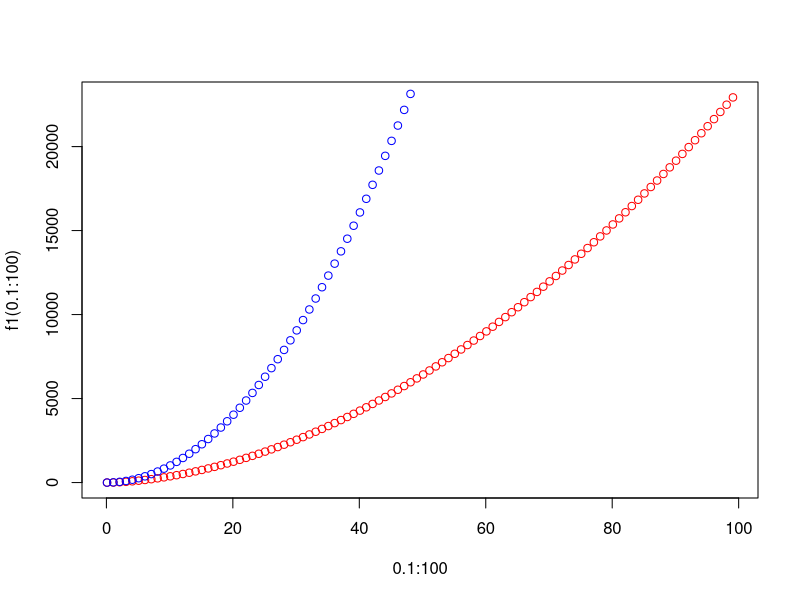

Reproduce this figure in R. (Note: this script raises an error after producing the figure.)
f1 <- function( x ) (2 * (x^2)) + (5 * x * log2( x ))
g1 <- function( x ) (10 * (x^ 2 ))
r1 <- function( x ) ( f1(x) - g1(x) )


png(filename="plot1.png")
plot  ( .1:100, f1(.1:100), pch=21, col="red" )
points( .1:100, g1(.1:100), pch=21, col="blue" )

root1 = uniroot( r1, c(.1,100))$root
abline( v = root1 )
print( root1 )


f2 <- function( x ) 3 * x * log2( x )
g2 <- function( x ) 2 * (x ^ 1.5 )
r2 <- function( x ) ( f2(x) - g2(x) ) 

png(filename="plot2.png")
plot  ( 80:180, f2(  80:180), pch=21, col="red" )
points( 80:180, g2(  80:180), pch=21, col="blue" )

root2 = uniroot( r2, c(80,180))$root
abline( v = root2 )
print( root2 )



